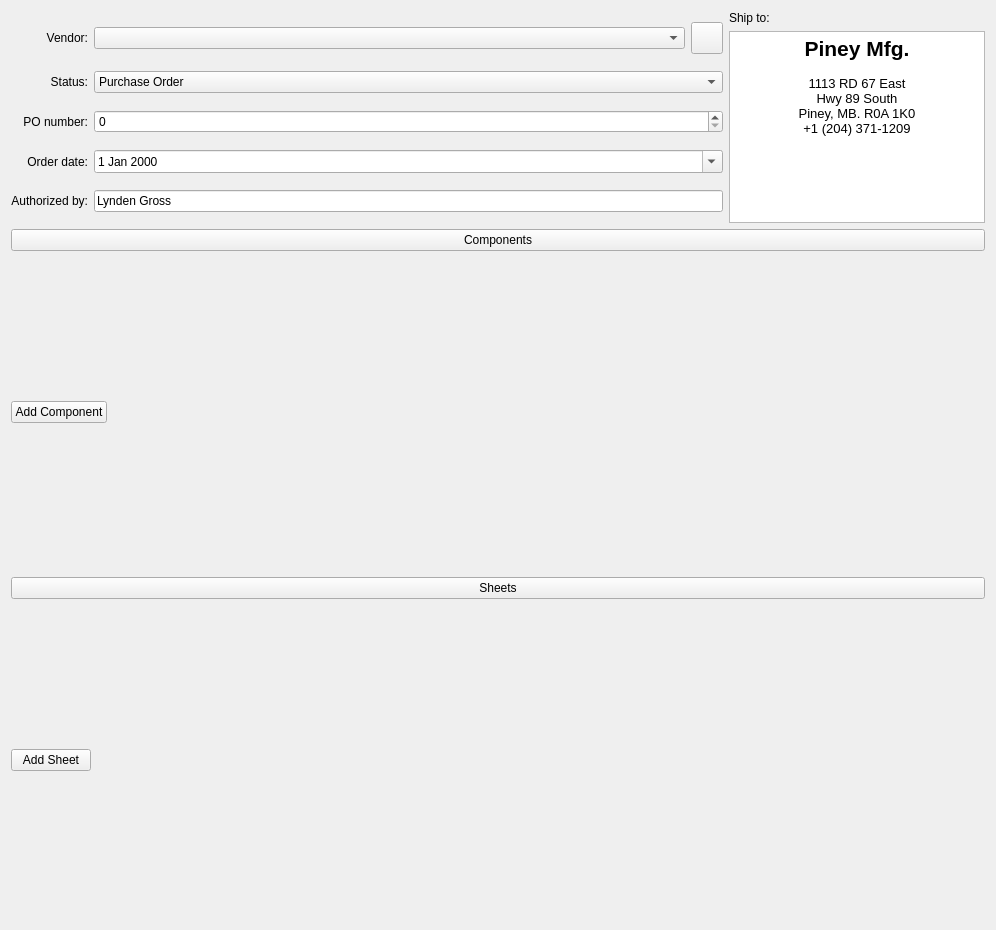
<?xml version="1.0" encoding="UTF-8"?>
<ui version="4.0">
 <class>Form</class>
 <widget class="QWidget" name="Form">
  <property name="geometry">
   <rect>
    <x>0</x>
    <y>0</y>
    <width>996</width>
    <height>930</height>
   </rect>
  </property>
  <property name="windowTitle">
   <string>Form</string>
  </property>
  <layout class="QVBoxLayout" name="verticalLayout_2" stretch="0">
   <item>
    <layout class="QVBoxLayout" name="verticalLayout" stretch="0,1">
     <item>
      <layout class="QHBoxLayout" name="horizontalLayout" stretch="1,0">
       <item>
        <layout class="QGridLayout" name="gridLayout">
         <item row="1" column="0">
          <widget class="QLabel" name="label_5">
           <property name="text">
            <string>Status:</string>
           </property>
           <property name="alignment">
            <set>Qt::AlignmentFlag::AlignRight|Qt::AlignmentFlag::AlignTrailing|Qt::AlignmentFlag::AlignVCenter</set>
           </property>
          </widget>
         </item>
         <item row="2" column="0">
          <widget class="QLabel" name="label">
           <property name="text">
            <string>PO number:</string>
           </property>
           <property name="alignment">
            <set>Qt::AlignmentFlag::AlignRight|Qt::AlignmentFlag::AlignTrailing|Qt::AlignmentFlag::AlignVCenter</set>
           </property>
           <property name="buddy">
            <cstring>doubleSpinBox_po_number</cstring>
           </property>
          </widget>
         </item>
         <item row="2" column="1">
          <widget class="QDoubleSpinBox" name="doubleSpinBox_po_number">
           <property name="decimals">
            <number>0</number>
           </property>
           <property name="maximum">
            <double>99999999999999.000000000000000</double>
           </property>
          </widget>
         </item>
         <item row="0" column="0">
          <widget class="QLabel" name="label_2">
           <property name="text">
            <string>Vendor:</string>
           </property>
           <property name="alignment">
            <set>Qt::AlignmentFlag::AlignRight|Qt::AlignmentFlag::AlignTrailing|Qt::AlignmentFlag::AlignVCenter</set>
           </property>
           <property name="buddy">
            <cstring>comboBox_vendor</cstring>
           </property>
          </widget>
         </item>
         <item row="0" column="1">
          <layout class="QHBoxLayout" name="horizontalLayout_5" stretch="1,0">
           <property name="spacing">
            <number>6</number>
           </property>
           <property name="rightMargin">
            <number>0</number>
           </property>
           <item>
            <widget class="QComboBox" name="comboBox_vendor"/>
           </item>
           <item>
            <widget class="QPushButton" name="pushButton_edit_vendor">
             <property name="maximumSize">
              <size>
               <width>32</width>
               <height>32</height>
              </size>
             </property>
             <property name="text">
              <string/>
             </property>
             <property name="icon">
              <iconset theme="edit"/>
             </property>
            </widget>
           </item>
          </layout>
         </item>
         <item row="1" column="1">
          <widget class="QComboBox" name="comboBox">
           <item>
            <property name="text">
             <string>Purchase Order</string>
            </property>
           </item>
           <item>
            <property name="text">
             <string>Quote</string>
            </property>
           </item>
          </widget>
         </item>
         <item row="4" column="1">
          <widget class="QLineEdit" name="lineEdit_authorized_by">
           <property name="text">
            <string>Lynden Gross</string>
           </property>
           <property name="placeholderText">
            <string>Authorized by...</string>
           </property>
          </widget>
         </item>
         <item row="4" column="0">
          <widget class="QLabel" name="label_3">
           <property name="text">
            <string>Authorized by:</string>
           </property>
           <property name="alignment">
            <set>Qt::AlignmentFlag::AlignRight|Qt::AlignmentFlag::AlignTrailing|Qt::AlignmentFlag::AlignVCenter</set>
           </property>
           <property name="buddy">
            <cstring>lineEdit_authorized_by</cstring>
           </property>
          </widget>
         </item>
         <item row="3" column="0">
          <widget class="QLabel" name="label_6">
           <property name="text">
            <string>Order date:</string>
           </property>
           <property name="alignment">
            <set>Qt::AlignmentFlag::AlignRight|Qt::AlignmentFlag::AlignTrailing|Qt::AlignmentFlag::AlignVCenter</set>
           </property>
          </widget>
         </item>
         <item row="3" column="1">
          <widget class="QDateEdit" name="dateEdit_order_date">
           <property name="calendarPopup">
            <bool>true</bool>
           </property>
          </widget>
         </item>
        </layout>
       </item>
       <item>
        <layout class="QGridLayout" name="gridLayout_2">
         <item row="0" column="0">
          <widget class="QLabel" name="label_4">
           <property name="text">
            <string>Ship to:</string>
           </property>
           <property name="buddy">
            <cstring>textEdit</cstring>
           </property>
          </widget>
         </item>
         <item row="1" column="0">
          <widget class="QTextEdit" name="textEdit">
           <property name="html">
            <string>&lt;!DOCTYPE HTML PUBLIC &quot;-//W3C//DTD HTML 4.0//EN&quot; &quot;http://www.w3.org/TR/REC-html40/strict.dtd&quot;&gt;
&lt;html&gt;&lt;head&gt;&lt;meta name=&quot;qrichtext&quot; content=&quot;1&quot; /&gt;&lt;meta charset=&quot;utf-8&quot; /&gt;&lt;style type=&quot;text/css&quot;&gt;
p, li { white-space: pre-wrap; }
hr { height: 1px; border-width: 0; }
li.unchecked::marker { content: &quot;\2610&quot;; }
li.checked::marker { content: &quot;\2612&quot;; }
&lt;/style&gt;&lt;/head&gt;&lt;body style=&quot; font-family:'Noto Sans'; font-size:10pt; font-weight:400; font-style:normal;&quot;&gt;
&lt;p align=&quot;center&quot; style=&quot; margin-top:0px; margin-bottom:0px; margin-left:0px; margin-right:0px; -qt-block-indent:0; text-indent:0px;&quot;&gt;&lt;span style=&quot; font-size:16pt; font-weight:700;&quot;&gt;Piney Mfg.&lt;/span&gt;&lt;/p&gt;
&lt;p align=&quot;center&quot; style=&quot;-qt-paragraph-type:empty; margin-top:0px; margin-bottom:0px; margin-left:0px; margin-right:0px; -qt-block-indent:0; text-indent:0px;&quot;&gt;&lt;br /&gt;&lt;/p&gt;
&lt;p align=&quot;center&quot; style=&quot; margin-top:0px; margin-bottom:0px; margin-left:0px; margin-right:0px; -qt-block-indent:0; text-indent:0px;&quot;&gt;1113 RD 67 East&lt;/p&gt;
&lt;p align=&quot;center&quot; style=&quot; margin-top:0px; margin-bottom:0px; margin-left:0px; margin-right:0px; -qt-block-indent:0; text-indent:0px;&quot;&gt;Hwy 89 South&lt;/p&gt;
&lt;p align=&quot;center&quot; style=&quot; margin-top:0px; margin-bottom:0px; margin-left:0px; margin-right:0px; -qt-block-indent:0; text-indent:0px;&quot;&gt;Piney, MB. R0A 1K0&lt;/p&gt;
&lt;p align=&quot;center&quot; style=&quot; margin-top:0px; margin-bottom:0px; margin-left:0px; margin-right:0px; -qt-block-indent:0; text-indent:0px;&quot;&gt;+1 (204) 371-1209&lt;/p&gt;&lt;/body&gt;&lt;/html&gt;</string>
           </property>
          </widget>
         </item>
        </layout>
       </item>
      </layout>
     </item>
     <item>
      <layout class="QVBoxLayout" name="verticalLayout_3" stretch="0,1,0,1">
       <item>
        <widget class="QPushButton" name="pushButton_components">
         <property name="text">
          <string>Components</string>
         </property>
         <property name="checkable">
          <bool>true</bool>
         </property>
        </widget>
       </item>
       <item>
        <widget class="QWidget" name="widget_components" native="true">
         <layout class="QVBoxLayout" name="verticalLayout_5" stretch="1,0">
          <property name="leftMargin">
           <number>0</number>
          </property>
          <property name="topMargin">
           <number>0</number>
          </property>
          <property name="rightMargin">
           <number>0</number>
          </property>
          <property name="bottomMargin">
           <number>3</number>
          </property>
          <item>
           <layout class="QVBoxLayout" name="layout_components"/>
          </item>
          <item>
           <layout class="QHBoxLayout" name="horizontalLayout_2">
            <item>
             <widget class="QPushButton" name="pushButton">
              <property name="text">
               <string>Add Component</string>
              </property>
             </widget>
            </item>
            <item>
             <spacer name="horizontalSpacer">
              <property name="orientation">
               <enum>Qt::Orientation::Horizontal</enum>
              </property>
              <property name="sizeHint" stdset="0">
               <size>
                <width>40</width>
                <height>20</height>
               </size>
              </property>
             </spacer>
            </item>
           </layout>
          </item>
         </layout>
        </widget>
       </item>
       <item>
        <widget class="QPushButton" name="pushButton_sheets">
         <property name="text">
          <string>Sheets</string>
         </property>
         <property name="checkable">
          <bool>true</bool>
         </property>
        </widget>
       </item>
       <item>
        <widget class="QWidget" name="widget_sheets" native="true">
         <layout class="QVBoxLayout" name="verticalLayout_7" stretch="1,0">
          <property name="leftMargin">
           <number>0</number>
          </property>
          <property name="topMargin">
           <number>0</number>
          </property>
          <property name="rightMargin">
           <number>0</number>
          </property>
          <property name="bottomMargin">
           <number>3</number>
          </property>
          <item>
           <layout class="QVBoxLayout" name="layout_sheets"/>
          </item>
          <item>
           <layout class="QHBoxLayout" name="horizontalLayout_4">
            <item>
             <widget class="QPushButton" name="pushButton_2">
              <property name="text">
               <string>Add Sheet</string>
              </property>
             </widget>
            </item>
            <item>
             <spacer name="horizontalSpacer_2">
              <property name="orientation">
               <enum>Qt::Orientation::Horizontal</enum>
              </property>
              <property name="sizeHint" stdset="0">
               <size>
                <width>40</width>
                <height>20</height>
               </size>
              </property>
             </spacer>
            </item>
           </layout>
          </item>
         </layout>
        </widget>
       </item>
      </layout>
     </item>
    </layout>
   </item>
  </layout>
 </widget>
 <resources/>
 <connections>
  <connection>
   <sender>pushButton_components</sender>
   <signal>clicked(bool)</signal>
   <receiver>widget_components</receiver>
   <slot>setVisible(bool)</slot>
   <hints>
    <hint type="sourcelabel">
     <x>425</x>
     <y>257</y>
    </hint>
    <hint type="destinationlabel">
     <x>421</x>
     <y>284</y>
    </hint>
   </hints>
  </connection>
  <connection>
   <sender>pushButton_sheets</sender>
   <signal>clicked(bool)</signal>
   <receiver>widget_sheets</receiver>
   <slot>setVisible(bool)</slot>
   <hints>
    <hint type="sourcelabel">
     <x>342</x>
     <y>566</y>
    </hint>
    <hint type="destinationlabel">
     <x>337</x>
     <y>610</y>
    </hint>
   </hints>
  </connection>
 </connections>
</ui>
